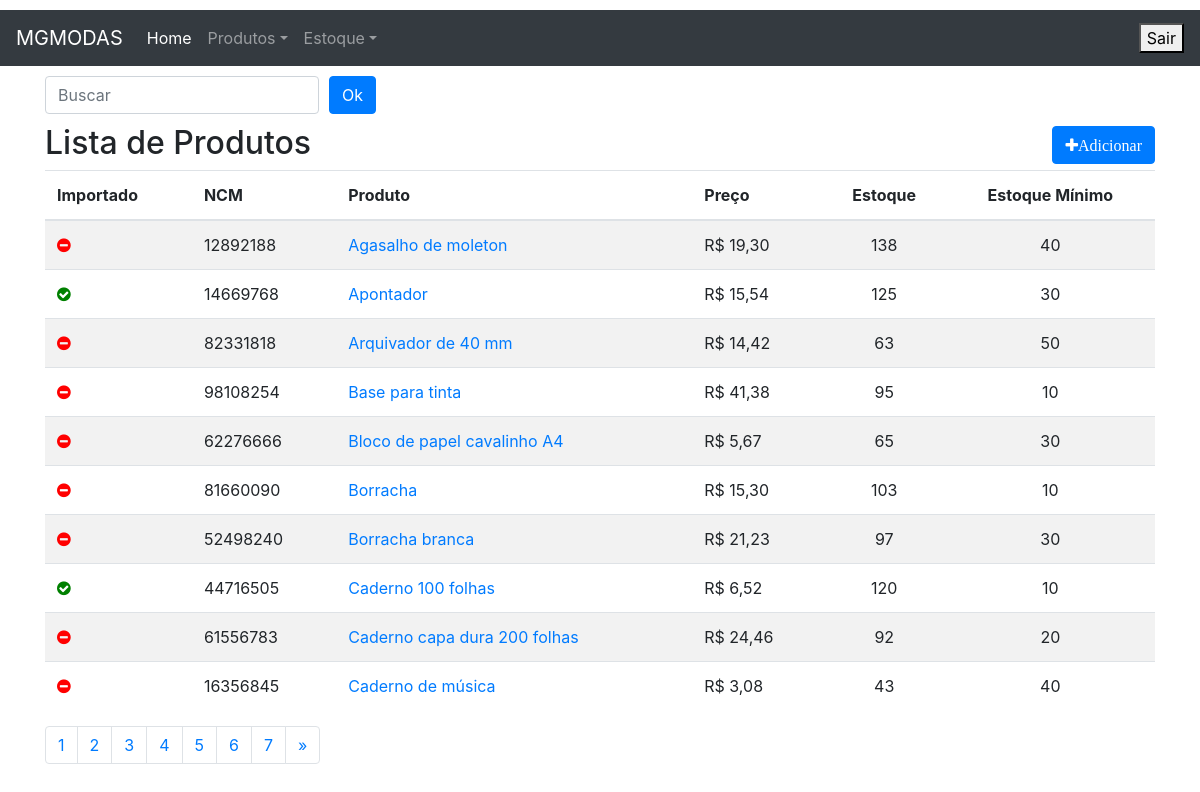
/produto/ (signed in), run on the app's committed database.
### produto/models.py (models this page shows, shortened)
class Produto(models.Model):
    importado = models.BooleanField(default=False)
    ncm= models.CharField('NCM',max_length=10)
    produto = models.CharField('Produto',max_length=100, unique=True)
    preco= models.DecimalField('preço',decimal_places=2,max_digits=10)
    estoque= models.IntegerField('estoque atual',)
    estoque_minimo= models.PositiveIntegerField('estoque minimo',default=0)
    categoria= models.ForeignKey('Categoria',on_delete=models.SET_NULL, null=True, blank=True)
    class Meta:
        ordering = ('produto',)
    def get_absolute_url(self):
        return reverse_lazy('produto:produto_detail', kwargs={'pk': self.pk})

### produto/views.py (the view)
# urls.py: path('', v.ProdutoList.as_view(), name='produto_list'),
class ProdutoList(ListView):
    model = Produto
    template_name = 'produto_list.html'
    paginate_by = 10

### produto/templates/produto_list.html (shortened to what this page needs)
{% extends "base.html"%}
{% block content %}
    <div class="row">
        <div class="col-sm-6">
            <form action="." method="GET" class="form-inline">
                <input type="text" id="search" name="search" class="form-control" placeholder="Buscar">
                <input type="submit" class="btn btn-primary" style="margin: 10px" value="Ok">
            </form>
        </div>
    </div>
    <div class="page-header">
        <h2> Lista de Produtos
            <span class=" pull-right">
                <a href="{% url 'produto:produto_add' %}">
                    <button type="button" class="btn btn-primary">
                        <span class="fa fa-plus">Adicionar</span>
                    </button>
                </a>
            </span>
        </h2>
        {% if object_list %}
            <table class="table table-striped">
                <thead>
                    <tr>
                        <th>Importado</th>
                        <th>NCM</th>
                        <th>Produto</th>
                        <th>Preço</th>
                        <th class="text-center">Estoque</th>
                        <th class="text-center">Estoque Mínimo</th>
                    </tr>
                </thead>
                <tbody>
                    {% for object in object_list %}
                            <tr>
                                <td>
                                    {% if object.importado %}
                                        <i class=" fa fa-check-circle ok"></i>
                                    {% else %}
                                        <i class=" fa fa-minus-circle no"></i>
                                    {% endif %}
                                </td>
                                <td>{{object.ncm}}</td>
                                <td>
                                    <a href="{{object.get_absolute_url }}">{{ object.produto }}</a>
                                </td>
                                <td>R$ <span class=" pull right">{{object.preco}}</span></td>
                                <td class="text-center">{{object.estoque}}</td>
                                <td class="text-center">{{object.estoque_minimo}}</td>
                            </tr>
                        {% endfor %}
                    </tbody>
            </table>
        {% else %}
            <p class="alert alert warning"> Sem itens na lista.</p>
        {% endif%}
    </div>
{% include "includes/pagination.html" %}
{% endblock content %}

### core/static/css/style.css (style rules this page uses)
body { margin-top: 10px; }
.ok { color: green; }
.no { color: red; }

### data on the page
Produto: importado False (drawn), ncm "12892188", produto "Agasalho de moleton", preco "19,30", estoque "138", estoque_minimo "40"
Produto: importado True (drawn), ncm "14669768", produto "Apontador", preco "15,54", estoque "125", estoque_minimo "30"
Produto: importado False (drawn), ncm "82331818", produto "Arquivador de 40 mm", preco "14,42", estoque "63", estoque_minimo "50"
Produto: importado False (drawn), ncm "98108254", produto "Base para tinta", preco "41,38", estoque "95", estoque_minimo "10"
Produto: importado False (drawn), ncm "62276666", produto "Bloco de papel cavalinho A4", preco "5,67", estoque "65", estoque_minimo "30"
Produto: importado False (drawn), ncm "81660090", produto "Borracha", preco "15,30", estoque "103", estoque_minimo "10"
Produto: importado False (drawn), ncm "52498240", produto "Borracha branca", preco "21,23", estoque "97", estoque_minimo "30"
Produto: importado True (drawn), ncm "44716505", produto "Caderno 100 folhas", preco "6,52", estoque "120", estoque_minimo "10"
Produto: importado False (drawn), ncm "61556783", produto "Caderno capa dura 200 folhas", preco "24,46", estoque "92", estoque_minimo "20"
Produto: importado False (drawn), ncm "16356845", produto "Caderno de música", preco "3,08", estoque "43", estoque_minimo "40"

### other printed values
{{ pg }} "1" "2" "3" "5" "6" "7"
{{ pg }} "4"
